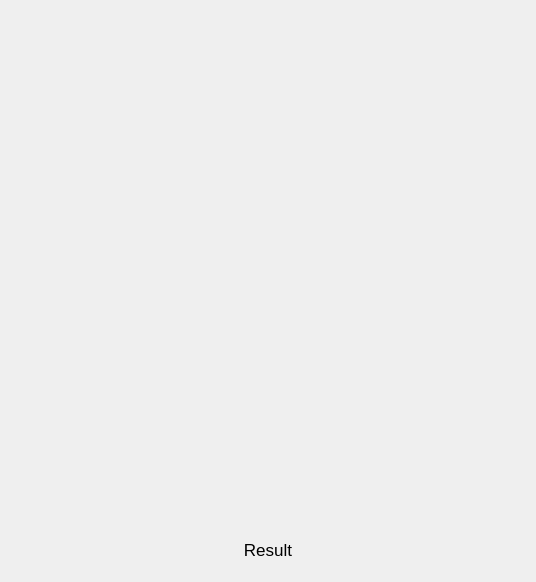
<?xml version="1.0" encoding="UTF-8"?>
<ui version="4.0">
 <class>Form</class>
 <widget class="QWidget" name="Form">
  <property name="geometry">
   <rect>
    <x>0</x>
    <y>0</y>
    <width>536</width>
    <height>582</height>
   </rect>
  </property>
  <property name="windowTitle">
   <string>Form</string>
  </property>
  <layout class="QVBoxLayout" name="verticalLayout">
   <item>
    <widget class="QLabel" name="imgLabel">
     <property name="minimumSize">
      <size>
       <width>512</width>
       <height>512</height>
      </size>
     </property>
     <property name="maximumSize">
      <size>
       <width>512</width>
       <height>512</height>
      </size>
     </property>
     <property name="text">
      <string/>
     </property>
    </widget>
   </item>
   <item>
    <widget class="QLabel" name="imgName">
     <property name="font">
      <font>
       <pointsize>13</pointsize>
      </font>
     </property>
     <property name="text">
      <string>Result</string>
     </property>
     <property name="alignment">
      <set>Qt::AlignCenter</set>
     </property>
    </widget>
   </item>
  </layout>
 </widget>
 <resources/>
 <connections/>
</ui>
